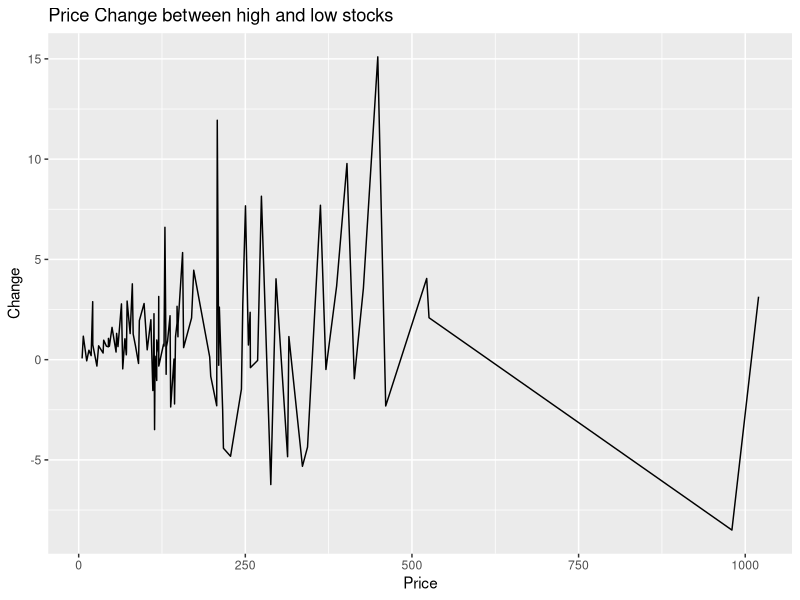

The R source for this figure:
# This chart displays that when the price is high for a stock,
# they would have more change as for stocks with
# lower price have the chance to be volatile. 

library(stringr)
library(tidyverse)
library(tidyr)
library(ggplot2)

toptech <- read.csv("TSL.csv", header = TRUE)

head(toptech)

price_change <- ggplot(toptech, aes(x = Price, y = Change)) + 
  geom_line()

print(price_change + ggtitle("Price Change between high and low stocks"))

